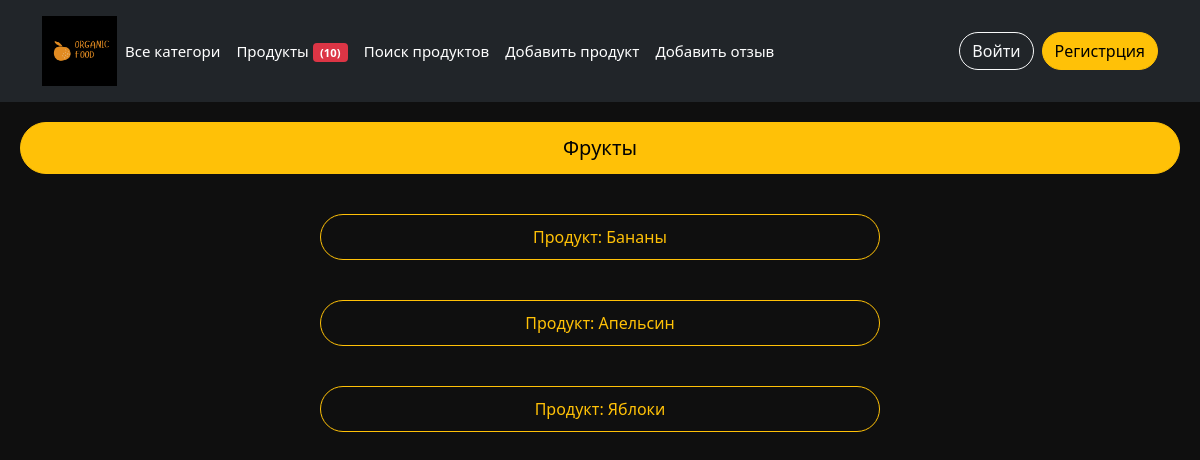
Page /category/1/ on the committed database.
### first_app/models.py (models this page shows, shortened)
class Category(models.Model):
    class Meta:
        verbose_name = 'Категория'
        verbose_name_plural = 'Каегории'
    name = models.CharField(max_length=200, verbose_name='Название', blank=False)

class Product(models.Model):
    class Meta:
        verbose_name = 'Продукт'
        verbose_name_plural = 'Продукты'
    title = models.CharField(max_length=200, verbose_name='Название', blank=False)
    description = models.CharField('Описание', max_length=500, blank=False)
    price = models.IntegerField('Цена', default=None, blank=False)
    category = models.ForeignKey(Category, verbose_name='Категория', on_delete=models.SET_NULL, null=True)

### first_app/views.py (the view)
# urls.py: path('category/<int:id>/', views.category_item),
def category_item(request, id):
    category = Category.objects.get(id=id)
    products = Product.objects.filter(category_id=id)
    data = {
        'category': category,
        'products': products
    }
    return render(request, 'category.html', context=data)

### templates/category.html
{% extends 'layout.html' %}
{% block content %}
    <div class="d-grid gap-2">
        <h1 class="btn btn-primary btn-lg">{{ category.name }}</h1>
    </div>
    {% for product in products %}
        <div class="d-grid gap-2 col-6 mx-auto">
            <a class="btn btn-outline-warning" href="/products/{{ product.id }}/">Продукт: {{ product.title }}</a>
        </div>
    {% endfor %}
{% endblock %}

### static/CSS/index.css (style rules this page uses)
body { font-size: 13px; background: rgba(0, 0, 0, 0.94); color: #ffffff; }
.btn-outline-warning { border-radius: 40px; margin: 20px; padding: 10px; }
.btn-primary { border-radius: 40px; margin: 20px; padding: 10px; color: #030303; background-color: #ffc107; border-color: #ffc107; }

### rows in the picture
Category: name "Фрукты"
Product: title "Бананы"
Product: title "Апельсин"
Product: title "Яблоки"
